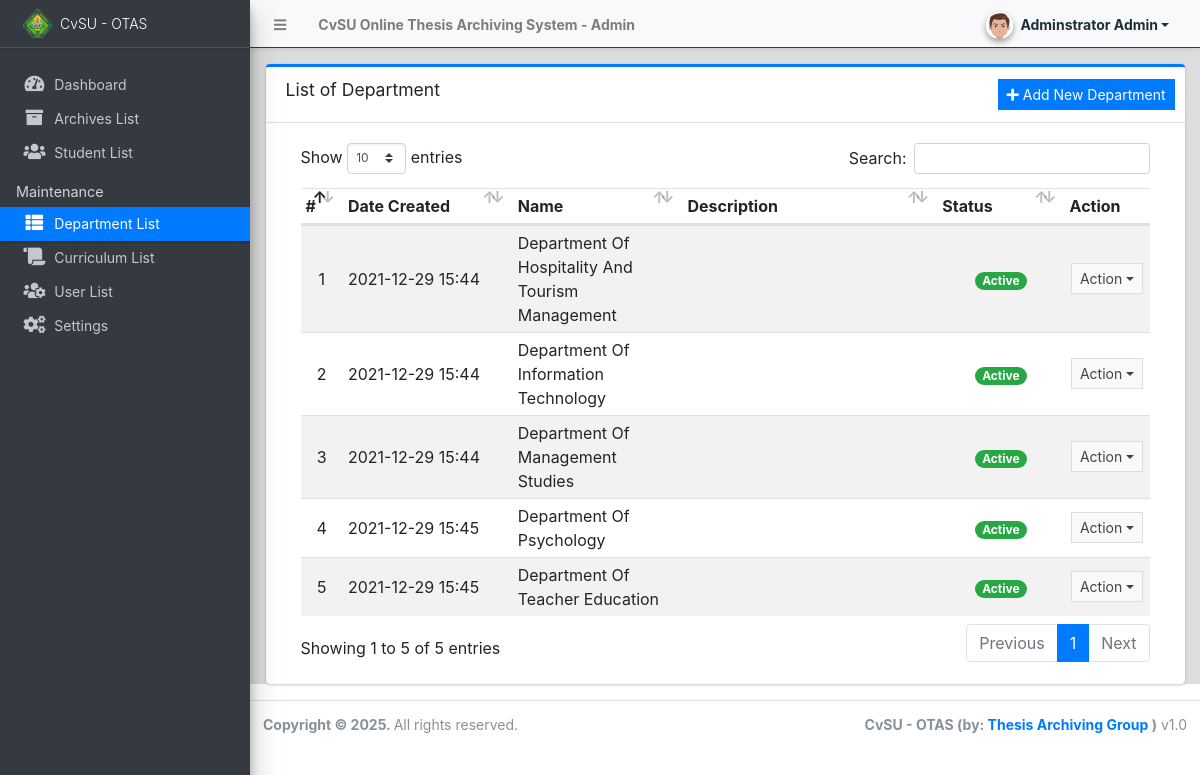
/admin/?page=departments (signed in), run on the app's committed database.
### tables this page shows
CREATE TABLE `department_list` (
  `id` int NOT NULL,
  `name` text NOT NULL,
  `description` text NOT NULL,
  `status` tinyint(1) NOT NULL DEFAULT '1',
  `date_created` datetime NOT NULL DEFAULT CURRENT_TIMESTAMP,
  `date_updated` datetime DEFAULT NULL ON UPDATE CURRENT_TIMESTAMP
);

### admin/departments/index.php (the view, shortened to what this page needs)
<div class="card card-outline card-primary">
	<div class="card-header">
		<h3 class="card-title">List of Department</h3>
		<div class="card-tools">
			<a href="javascript:void(0)" id="create_new" class="btn btn-flat btn-sm btn-primary"><span class="fas fa-plus"></span>  Add New Department</a>
		</div>
	</div>
	<div class="card-body">
		<div class="container-fluid">
        <div class="container-fluid">
			<table class="table table-hover table-striped">
				<colgroup>
					<col width="5%">
					<col width="20%">
					<col width="20%">
					<col width="30%">
					<col width="15%">
					<col width="10%">
				</colgroup>
				<thead>
					<tr>
						<th>#</th>
						<th>Date Created</th>
						<th>Name</th>
						<th>Description</th>
						<th>Status</th>
						<th>Action</th>
					</tr>
				</thead>
				<tbody>
					<?php
						$i = 1;
						$qry = $conn->query("SELECT * from `department_list`order by `name` asc ");
						while($row = $qry->fetch_assoc()):
					?>
						<tr>
							<td class="text-center"><?php echo $i++; ?></td>
							<td class=""><?php echo date("Y-m-d H:i",strtotime($row['date_created'])) ?></td>
							<td><?php echo ucwords($row['name']) ?></td>
							<td class="truncate-1"><?php echo $row['description'] ?></td>
							<td class="text-center">
                                <?php
                                    switch($row['status']){
                                        case '1':
                                            echo "<span class='badge badge-success badge-pill'>Active</span>";
                                            break;
                                    }
                                ?>
                            </td>
							<td align="center">
								 <button type="button" class="btn btn-flat btn-default btn-sm dropdown-toggle dropdown-icon" data-toggle="dropdown">
				                  		Action
				                  </button>
							</td>
						</tr>
					<?php endwhile; ?>
				</tbody>
			</table>
		</div>
		</div>
	</div>
</div>

### data on the page
department_list: date_created "2021-12-29 15:44", name "Department Of Hospitality And Tourism Management", status "Active"
department_list: date_created "2021-12-29 15:44", name "Department Of Information Technology", status "Active"
department_list: date_created "2021-12-29 15:44", name "Department Of Management Studies", status "Active"
department_list: date_created "2021-12-29 15:45", name "Department Of Psychology", status "Active"
department_list: date_created "2021-12-29 15:45", name "Department Of Teacher Education", status "Active"

### other printed values
$_settings->info('name') "CvSU Online Thesis Archiving System"
$_settings->userdata('firstname').' '.$_settings->userdata('lastname') "Adminstrator Admin"
$_settings->info('short_name') "CvSU - OTAS"
